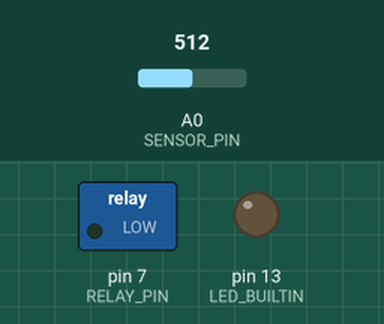
This sketch was run on a simulated Arduino Uno, built with avr-gcc and run on an emulated ATmega328P. Parts: switched loads named in the sketch (green lamp = pin HIGH), output pins drawn as LEDs (lit = HIGH). Inputs (shaded band) come from the test bench; at power-on: A0 (SENSOR_PIN) = 512.

Above: at 1.2 s.
1.3 s: A0 (SENSOR_PIN) set to 763
2.8 s: A0 (SENSOR_PIN) set to 794
At 3.3 s:
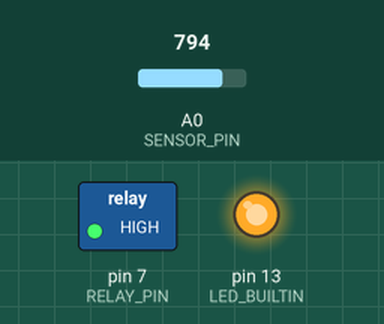
4.3 s: A0 (SENSOR_PIN) set to 750
5.8 s: A0 (SENSOR_PIN) set to 729
At 6.9 s:
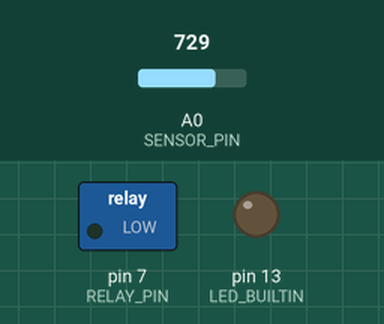
7.3 s: A0 (SENSOR_PIN) set to 900
At 8.1 s:
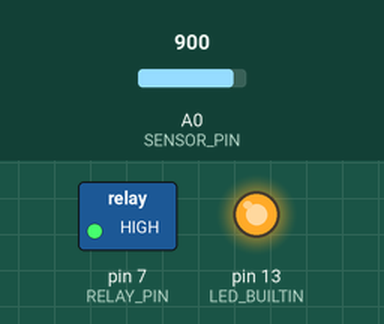
Timing chart, 0 to 9.9 s (numbered marks = the images above; inputs shaded):
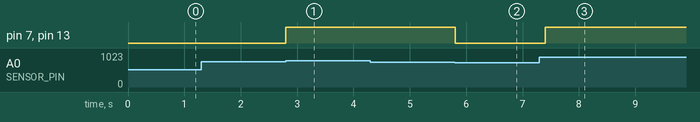

Measured:
- the behaviour switches between 777 and 778 on A0 (SENSOR_PIN) (found by bisection; images 0 and 1)
- the behaviour switches between 737 and 736 on A0 (SENSOR_PIN) (found by bisection; images 1 and 2)
- after the input at 1.3 s, every drawn part: stays the same
- after the input at 2.8 s, pin 7 (RELAY_PIN), pin 13 (LED_BUILTIN): LOW → HIGH at once
- after the input at 4.3 s, every drawn part: stays the same
- after the input at 5.8 s, pin 7 (RELAY_PIN), pin 13 (LED_BUILTIN): HIGH → LOW at once
- after the input at 7.3 s, pin 7 (RELAY_PIN), pin 13 (LED_BUILTIN): LOW → HIGH after 0.11 s

The sketch:

solar_controller.ino
```cpp
/*
  Solar Controller Demo (UNO)
  - Relay on D7 (simulated load)
  - Status LED on built-in LED
  - Simple voltage-based hysteresis using A0 (simulate PV/battery input)
  This sketch is for CI compile tests and demos only.
*/
const int RELAY_PIN = 7;
const int SENSOR_PIN = A0;
const float VREF = 5.0;       // ADC reference
const int ADC_MAX = 1023;
const float ON_THRESHOLD  = 3.8;  // Volts
const float OFF_THRESHOLD = 3.6;  // Volts

bool relayOn = false;

float readVoltage() {
  int raw = analogRead(SENSOR_PIN);
  return (raw * VREF) / ADC_MAX;
}

void setup() {
  pinMode(RELAY_PIN, OUTPUT);
  pinMode(LED_BUILTIN, OUTPUT);
  digitalWrite(RELAY_PIN, LOW);
  digitalWrite(LED_BUILTIN, LOW);
}

void loop() {
  float v = readVoltage();

  if (!relayOn && v >= ON_THRESHOLD) {
    relayOn = true;
    digitalWrite(RELAY_PIN, HIGH);
  } else if (relayOn && v <= OFF_THRESHOLD) {
    relayOn = false;
    digitalWrite(RELAY_PIN, LOW);
  }

  digitalWrite(LED_BUILTIN, relayOn ? HIGH : LOW);
  delay(200);
}
```
